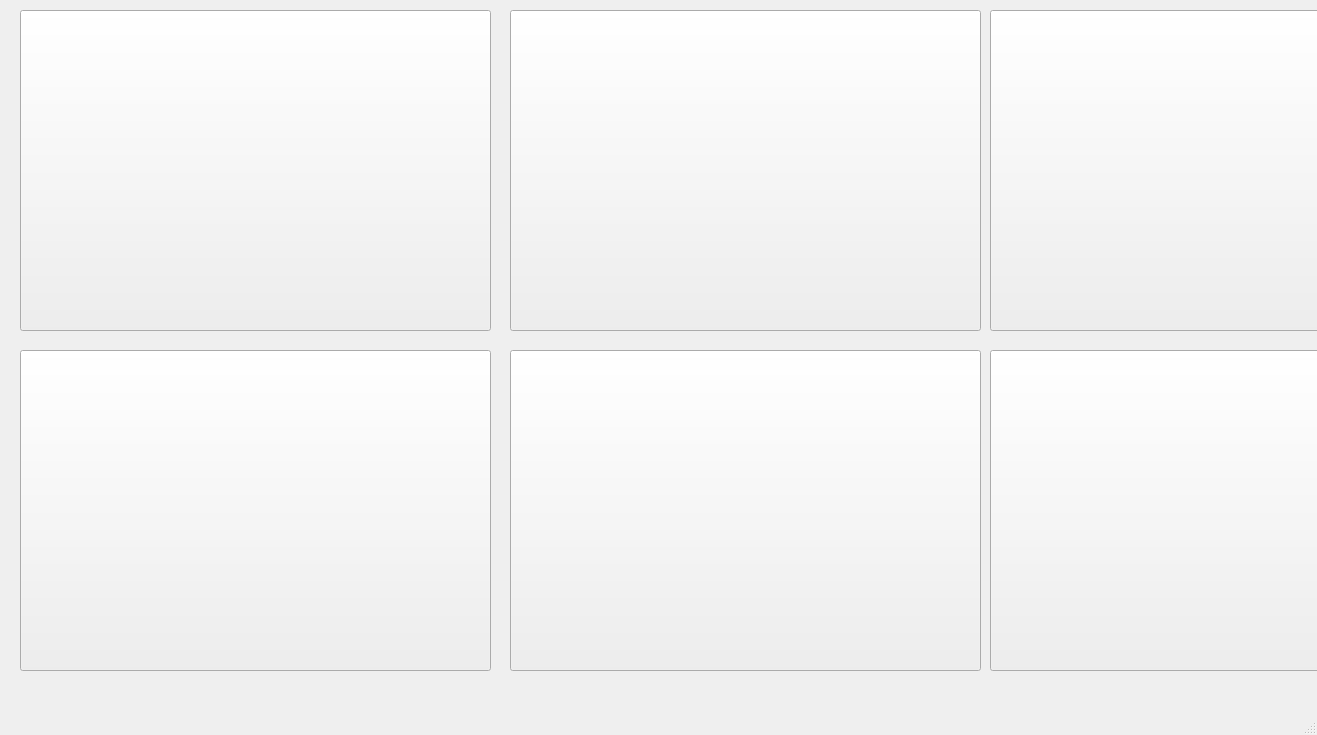
<?xml version="1.0" encoding="UTF-8"?>
<ui version="4.0">
 <class>MainWindow</class>
 <widget class="QMainWindow" name="MainWindow">
  <property name="geometry">
   <rect>
    <x>0</x>
    <y>0</y>
    <width>1317</width>
    <height>735</height>
   </rect>
  </property>
  <property name="windowTitle">
   <string>MainWindow</string>
  </property>
  <widget class="QWidget" name="centralwidget">
   <widget class="QPushButton" name="guests_button">
    <property name="geometry">
     <rect>
      <x>20</x>
      <y>350</y>
      <width>471</width>
      <height>321</height>
     </rect>
    </property>
    <property name="styleSheet">
     <string notr="true">border-image: url(&quot;/Users/aleksandrawitek/Documents/Projekt cpp/Projekt-cpp/aplikacjahotel/logo/kartoteka.png&quot;);</string>
    </property>
    <property name="text">
     <string/>
    </property>
   </widget>
   <widget class="QPushButton" name="checkin_button">
    <property name="geometry">
     <rect>
      <x>20</x>
      <y>10</y>
      <width>471</width>
      <height>321</height>
     </rect>
    </property>
    <property name="styleSheet">
     <string notr="true">border-image: url(&quot;/Users/aleksandrawitek/Documents/Projekt cpp/Projekt-cpp/aplikacjahotel/logo/checkin.png&quot;);</string>
    </property>
    <property name="text">
     <string/>
    </property>
   </widget>
   <widget class="QPushButton" name="checkout_button">
    <property name="geometry">
     <rect>
      <x>510</x>
      <y>10</y>
      <width>471</width>
      <height>321</height>
     </rect>
    </property>
    <property name="styleSheet">
     <string notr="true">border-image: url(&quot;/Users/aleksandrawitek/Documents/Projekt cpp/Projekt-cpp/aplikacjahotel/logo/checkout.png&quot;);</string>
    </property>
    <property name="text">
     <string/>
    </property>
   </widget>
   <widget class="QPushButton" name="newres_button">
    <property name="geometry">
     <rect>
      <x>990</x>
      <y>10</y>
      <width>471</width>
      <height>321</height>
     </rect>
    </property>
    <property name="styleSheet">
     <string notr="true">border-image: url(&quot;/Users/aleksandrawitek/Documents/Projekt cpp/Projekt-cpp/aplikacjahotel/logo/nowarez.png&quot;);</string>
    </property>
    <property name="text">
     <string/>
    </property>
   </widget>
   <widget class="QPushButton" name="rooms_button">
    <property name="geometry">
     <rect>
      <x>510</x>
      <y>350</y>
      <width>471</width>
      <height>321</height>
     </rect>
    </property>
    <property name="styleSheet">
     <string notr="true">border-image: url(&quot;/Users/aleksandrawitek/Documents/Projekt cpp/Projekt-cpp/aplikacjahotel/logo/status.png&quot;);</string>
    </property>
    <property name="text">
     <string/>
    </property>
   </widget>
   <widget class="QPushButton" name="money_button">
    <property name="geometry">
     <rect>
      <x>990</x>
      <y>350</y>
      <width>471</width>
      <height>321</height>
     </rect>
    </property>
    <property name="styleSheet">
     <string notr="true">border-image: url(&quot;/Users/aleksandrawitek/Documents/Projekt cpp/Projekt-cpp/aplikacjahotel/logo/platnosc.png&quot;);</string>
    </property>
    <property name="text">
     <string/>
    </property>
   </widget>
  </widget>
  <widget class="QMenuBar" name="menubar">
   <property name="geometry">
    <rect>
     <x>0</x>
     <y>0</y>
     <width>1317</width>
     <height>24</height>
    </rect>
   </property>
  </widget>
  <widget class="QStatusBar" name="statusbar"/>
 </widget>
 <resources/>
 <connections/>
</ui>
